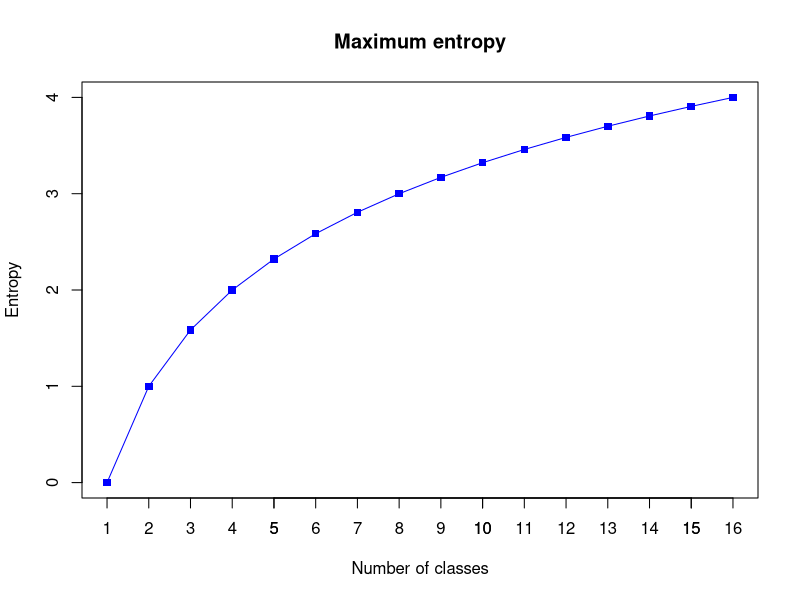

Here is the R script that generated this plot:
## ---- chunk 1
knitr::opts_chunk$set(cache = T)
## ---- chunk 2
n <- seq(1, 16, 1)
p <- 1/n
e <- -log2(p)
plot(n, e, main = "Maximum entropy", xlab = "Number of classes", ylab = "Entropy", type = "l", col = "blue")
points(n, e, pch = 15, col = "blue")
axis(1, at=1:16)

